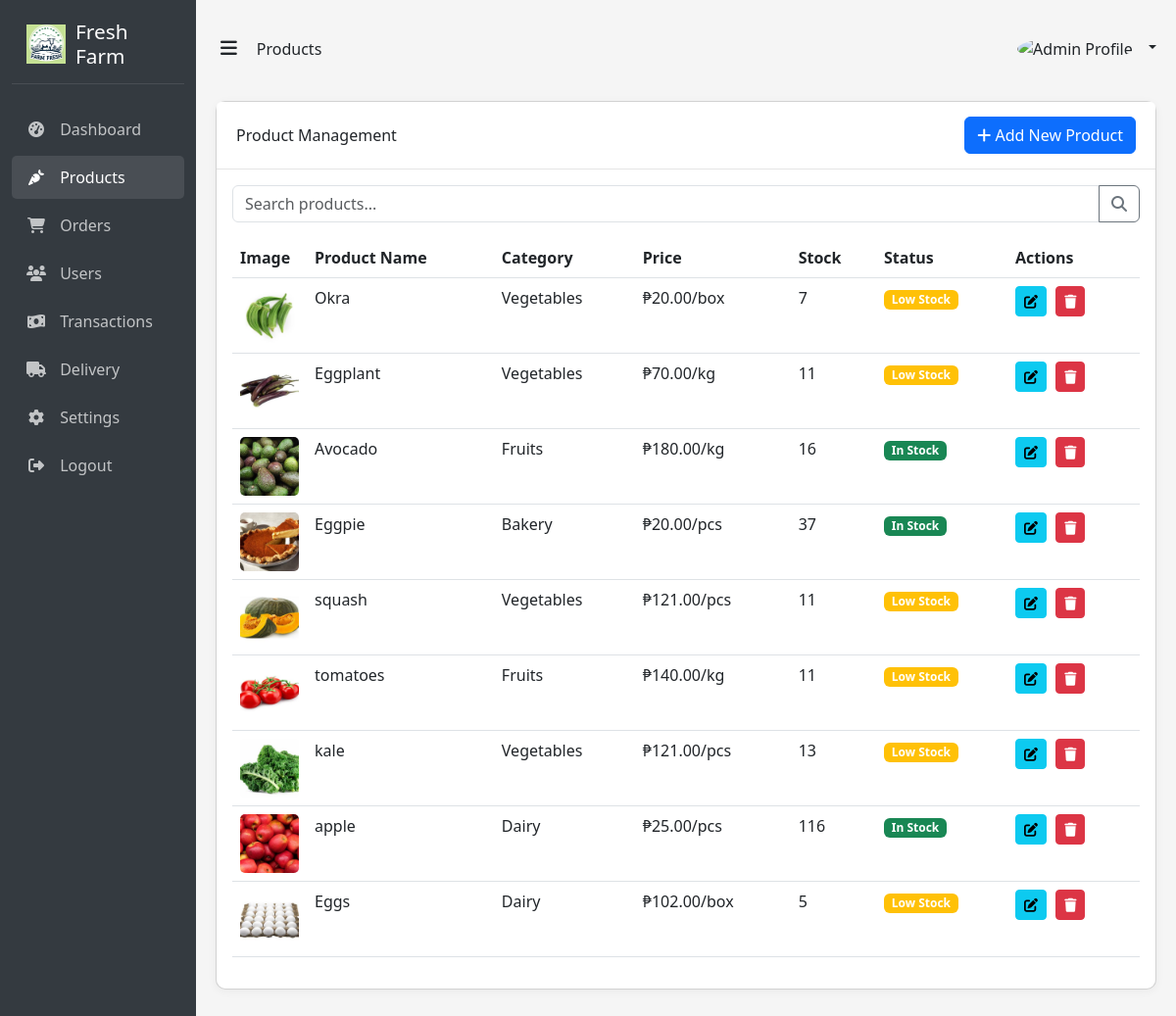
Page /dashboard/product.php (signed in) on the committed database.
### tables this page shows
CREATE TABLE `products` (
  `id` int(11) NOT NULL,
  `name` varchar(100) NOT NULL,
  `category` varchar(50) NOT NULL,
  `price` decimal(10,2) NOT NULL,
  `unit` varchar(10) NOT NULL,
  `stock` int(11) NOT NULL DEFAULT 0,
  `status` enum('In Stock','Low Stock','Out of Stock') NOT NULL DEFAULT 'In Stock',
  `description` text DEFAULT NULL,
  `image_path` varchar(255) DEFAULT NULL,
  `created_at` timestamp NOT NULL DEFAULT current_timestamp(),
  `updated_at` timestamp NULL DEFAULT NULL ON UPDATE current_timestamp()
);

### dashboard/product.php (the view, shortened to what this page needs)
<?php
require_once '../connect.php';
function getProducts($conn, $search = '') {
    if (!empty($search)) {
        $search = "%$search%";
        $stmt = $conn->prepare("SELECT id, name, category, price, unit,
                              stock, status, image_path,
                              description, created_at, updated_at
                              FROM products
                              WHERE name LIKE ? ORDER BY id DESC");
        $stmt->bind_param("s", $search);
        $stmt->execute();
        $result = $stmt->get_result();
        $stmt->close();
    } else {
        $result = $conn->query("SELECT id, name, category, price, unit,
                              stock, status, image_path,
                              description, created_at, updated_at
                              FROM products ORDER BY id DESC");
    }
    $products = [];
    if ($result && $result->num_rows > 0) {
        while ($row = $result->fetch_assoc()) {
            if ($row['stock'] === 0) {
                $row['status'] = 'Out of Stock';
            } else if ($row['stock'] <= 15) {
                $row['status'] = 'Low Stock';
            } else {
                $row['status'] = 'In Stock';
            }
            $products[] = $row;
        }
    }
    return $products;
}
$search = isset($_GET['search']) ? $_GET['search'] : '';
$products = getProducts($conn, $search);
?>
<!DOCTYPE html>
<html lang="en">
<head>
    <link href="https://cdnjs.cloudflare.com/ajax/libs/bootstrap/5.3.0/css/bootstrap.min.css" rel="stylesheet">
    <link href="https://cdnjs.cloudflare.com/ajax/libs/font-awesome/6.4.0/css/all.min.css" rel="stylesheet">
    <link rel="stylesheet" href="../css/product.css">
</head>
<body>
<div class="container-fluid">
    <div class="row">
        <div class="col-lg-3 col-xl-2 sidebar" id="sidebar">
            <div class="logo-area">
                <img src="../assets/farmfresh.png" alt="Fresh Farm Logo" width="40" height="40" />
                <h3>Fresh Farm</h3>
            </div>
            <div class="mt-4">
                <ul class="nav flex-column">
                    <li class="nav-item">
                        <a class="nav-link" href="dashboard.php">
                            <i class="fas fa-tachometer-alt"></i> Dashboard
                        </a>
                    </li>
                    <li class="nav-item">
                        <a class="nav-link active" href="product.php">
                            <i class="fas fa-carrot"></i> Products
                        </a>
                    </li>
                    <li class="nav-item">
                        <a class="nav-link" href="AdminOrders.php">
                            <i class="fas fa-shopping-cart"></i> Orders
                        </a>
                    </li>
                    <li class="nav-item">
                        <a class="nav-link" href="users.php">
                            <i class="fas fa-users"></i> Users
                        </a>
                    </li>
                    <li class="nav-item">
                        <a class="nav-link" href="transactions.php">
                            <i class="fas fa-money-bill-wave"></i> Transactions
                        </a>
                    </li>
                    <li class="nav-item">
                        <a class="nav-link" href="delivery.php">
                            <i class="fas fa-truck"></i> Delivery
                        </a>
                    </li>
                    <li class="nav-item">
                        <a class="nav-link" href="settings.php">
                            <i class="fas fa-cog"></i> Settings
                        </a>
                    </li>
                    <li class="nav-item">
                        <a class="nav-link" href="#" data-bs-toggle="modal" data-bs-target="#logoutModal">
                            <i class="fas fa-sign-out-alt"></i> Logout
                        </a>
                    </li>
                </ul>
            </div>
        </div>
        <div class="col-lg-9 col-xl-10 ms-auto content-area" id="content">
            <div class="top-bar mb-4">
                <div>
                    <span class="menu-toggle" id="menuToggle">
                        <i class="fas fa-bars"></i>
                    </span>
                    <span>Products</span>
                </div>
                <div class="user-area">
                    <div class="dropdown">
                        <a class="dropdown-toggle text-decoration-none text-dark" href="#" role="button" id="userDropdown" data-bs-toggle="dropdown" aria-expanded="false">
                            <img src="../assets/admin_avatar.jpg" alt="Admin Profile" width="36" height="36" class="rounded-circle" />
                        </a>
                    </div>
                </div>
            </div>
            <div class="card">
                <div class="card-header d-flex justify-content-between align-items-center">
                    <span>Product Management</span>
                    <button type="button" class="btn btn-primary" data-bs-toggle="modal" data-bs-target="#addProductModal">
                        <i class="fas fa-plus"></i> Add New Product
                    </button>
                </div>
                <div class="card-body">
                    <div class="mb-3">
                        <form method="GET" action="product.php">
                            <div class="input-group">
                                <input type="text" class="form-control" name="search" placeholder="Search products..." value="<?php echo htmlspecialchars($search); ?>">
                                <button class="btn btn-outline-secondary" type="submit">
                                    <i class="fas fa-search"></i>
                                </button>
                            </div>
                        </form>
                    </div>
                    <div class="table-responsive">
                        <table class="table table-hover">
                            <thead>
                                <tr>
                                    <th width="60">Image</th>
                                    <th>Product Name</th>
                                    <th>Category</th>
                                    <th>Price</th>
                                    <th>Stock</th>
                                    <th>Status</th>
                                    <th>Actions</th>
                                </tr>
                            </thead>
                            <tbody>
                                <?php if (empty($products)): ?>
                                    <tr>
                                        <td colspan="7" class="text-center">No products found</td>
                                    </tr>
                                <?php else: ?>
                                    <?php foreach ($products as $product): ?>
                                        <tr>
                                            <td>
                                                <?php if ($product['image_path']): ?>
                                                    <img src="../<?php echo htmlspecialchars($product['image_path']); ?>" alt="<?php echo htmlspecialchars($product['name']); ?>" class="product-img-preview" width="60" height="60">
                                                <?php else: ?>
                                                    <img src="../assets/placeholder.png" alt="Placeholder" class="product-img-preview" width="60" height="60">
                                                <?php endif; ?>
                                            </td>
                                            <td><?php echo htmlspecialchars($product['name']); ?></td>
                                            <td><?php echo htmlspecialchars($product['category']); ?></td>
                                            <td>₱<?php echo number_format($product['price'], 2); ?>/<?php echo htmlspecialchars($product['unit']); ?></td>
                                            <td><?php echo $product['stock']; ?></td>
                                            <td>
                                                <?php
                                                    $statusClass = 'bg-success';
                                                    if ($product['status'] === 'Low Stock') {
                                                        $statusClass = 'bg-warning';
                                                    } elseif ($product['status'] === 'Out of Stock') {
                                                        $statusClass = 'bg-danger';
                                                    }
                                                ?>
                                                <span class="badge <?php echo $statusClass; ?>"><?php echo htmlspecialchars($product['status']); ?></span>
                                            </td>
                                            <td>
                                                <button class="btn btn-sm btn-info btn-action edit-product" data-bs-toggle="modal" data-bs-target="#editProductModal"
                                                    data-id="<?php echo $product['id']; ?>"
                                                    data-name="<?php echo htmlspecialchars($product['name']); ?>"
                                                    data-category="<?php echo htmlspecialchars($product['category']); ?>"
                                                    data-price="<?php echo $product['price']; ?>"
                                                    data-unit="<?php echo htmlspecialchars($product['unit']); ?>"
                                                    data-stock="<?php echo $product['stock']; ?>"
                                                    data-description="<?php echo htmlspecialchars($product['description'] ?? ''); ?>"
                                                    data-image="<?php echo htmlspecialchars($product['image_path'] ?? ''); ?>">
                                                    <i class="fas fa-edit"></i>
                                                </button>
                                                <button class="btn btn-sm btn-danger btn-action delete-product" data-bs-toggle="modal" data-bs-target="#deleteProductModal" data-id="<?php echo $product['id']; ?>">
                                                    <i class="fas fa-trash"></i>
                                                </button>
                                            </td>
                                        </tr>
                                    <?php endforeach; ?>
                                <?php endif; ?>
                            </tbody>
                        </table>
                    </div>
                </div>
            </div>
        </div>
    </div>
</div>
</body>
</html>

### css/product.css (style rules this page uses)
body { background-color: #f5f5f5; }
.sidebar { background-color: #343a40; color: #fff; min-height: 100vh; padding-top: 20px; transition: all 0.3s; }
.logo-area { display: flex; align-items: center; padding: 0 15px 15px; border-bottom: 1px solid rgba(255, 255, 255, 0.1); }
.logo-area img { margin-right: 10px; }
.logo-area h3 { margin: 0; font-size: 1.3rem; color: #fff; }
.sidebar .nav-link { color: rgba(255, 255, 255, 0.7); margin-bottom: 5px; border-radius: 5px; padding: 10px 15px; }
.sidebar .nav-link:hover, .sidebar .nav-link.active { color: #fff; background-color: rgba(255, 255, 255, 0.1); }
.sidebar .nav-link i { margin-right: 10px; width: 20px; text-align: center; }
.top-bar { display: flex; justify-content: space-between; align-items: center; padding: 15px 0; }
.menu-toggle { cursor: pointer; padding: 5px; margin-right: 10px; font-size: 1.2rem; }
.user-area img { border-radius: 50%; margin-right: 8px; }
.content-area { padding: 20px; transition: all 0.3s; }
.card { border-radius: 10px; box-shadow: 0 2px 10px rgba(0, 0, 0, 0.05); margin-bottom: 20px; }
.card-header { background-color: #fff; border-bottom: 1px solid rgba(0, 0, 0, 0.1); padding: 15px 20px; }
.btn-action { margin-right: 5px; }
.product-img-preview { object-fit: cover; border-radius: 5px; }

### rows in the picture
products: image_path (picture), name "Okra", category "Vegetables", price "20.00", unit "box", stock "7", status "Low Stock"
products: image_path (picture), name "Eggplant", category "Vegetables", price "70.00", unit "kg", stock "11", status "Low Stock"
products: image_path (picture), name "Avocado", category "Fruits", price "180.00", unit "kg", stock "16", status "In Stock"
products: image_path (picture), name "Eggpie", category "Bakery", price "20.00", unit "pcs", stock "37", status "In Stock"
products: image_path+name (picture), name "squash", category "Vegetables", price "121.00", unit "pcs", stock "11", status "Low Stock"
products: image_path+name (picture), name "tomatoes", category "Fruits", price "140.00", unit "kg", stock "11", status "Low Stock"
products: image_path+name (picture), name "kale", category "Vegetables", price "121.00", unit "pcs", stock "13", status "Low Stock"
products: image_path+name (picture), name "apple", category "Dairy", price "25.00", unit "pcs", stock "116", status "In Stock"
products: image_path (picture), name "Eggs", category "Dairy", price "102.00", unit "box", stock "5", status "Low Stock"
